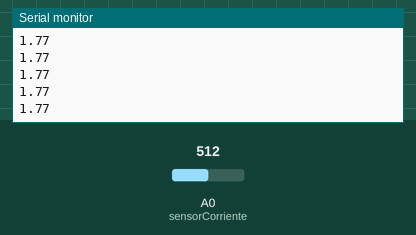
Recording of a sketch running on a simulated Arduino Uno, built with avr-gcc and run on an emulated ATmega328P. On the bench: the last lines printed to the serial monitor. Inputs (shaded band) come from the test bench; at power-on: A0 (sensorCorriente) = 512.

Above: at 1.2 s.
1.3 s: A0 (sensorCorriente) set to 716
At 1.9 s:
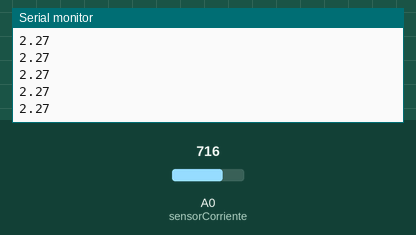
2.8 s: A0 (sensorCorriente) set to 900
At 3.9 s:
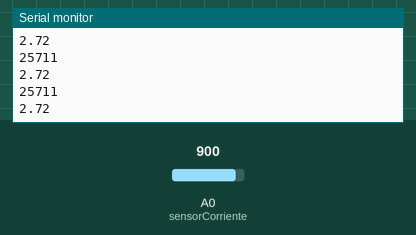
Timing chart, 0 to 5.8 s (numbered marks = the images above; inputs shaded):
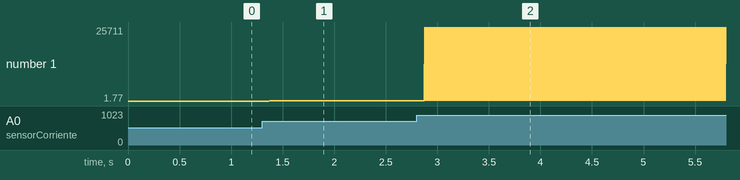

The sketch:

sensadoCorriente.ino
```cpp
//Pin Sensor
int sensorCorriente = 0;

void setup()
{
    Serial.begin(9600);
}

void loop()
{

  //Sensado de corriente
  double voltajeMedido = analogRead(sensorCorriente);
  double conversion = voltajeMedido*5/1023;
  double corrienteSensada = (conversion + 0.9997)/1.9821;

  Serial.println(corrienteSensada);

  if(corrienteSensada > 2.5){
    Serial.println('Robot bloqueado');
  }


}
```

Measured:
- after the input at 1.3 s, the serial monitor: prints a new line after 0.07 s (image 1)
- after the input at 2.8 s, the serial monitor: prints a new line after 0.07 s (image 2)
- plotted number 1: 1.77 → 2.27 after the input at 1.3 s, 2.27 → 2 after the input at 2.8 s
